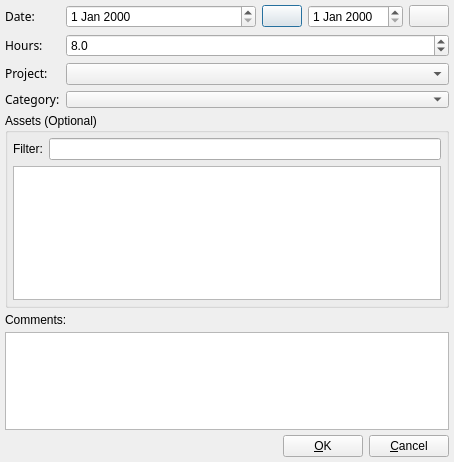
<ui version="4.0" >
 <class>TimeEntryDialogUI</class>
 <widget class="QDialog" name="TimeEntryDialogUI" >
  <property name="geometry" >
   <rect>
    <x>0</x>
    <y>0</y>
    <width>454</width>
    <height>462</height>
   </rect>
  </property>
  <property name="windowTitle" >
   <string>Record TimeSheet</string>
  </property>
  <property name="layoutDirection" >
   <enum>Qt::LeftToRight</enum>
  </property>
  <layout class="QVBoxLayout" >
   <property name="margin" >
    <number>5</number>
   </property>
   <property name="spacing" >
    <number>5</number>
   </property>
   <item>
    <layout class="QGridLayout" >
     <property name="margin" >
      <number>0</number>
     </property>
     <property name="spacing" >
      <number>6</number>
     </property>
     <item row="2" column="1" >
      <widget class="QComboBox" name="mProjectCombo" />
     </item>
     <item row="1" column="1" >
      <widget class="QDoubleSpinBox" name="mHoursSpin" >
       <property name="decimals" >
        <number>1</number>
       </property>
       <property name="maximum" >
        <double>24.000000000000000</double>
       </property>
       <property name="minimum" >
        <double>0.100000000000000</double>
       </property>
       <property name="value" >
        <double>8.000000000000000</double>
       </property>
      </widget>
     </item>
     <item row="3" column="0" >
      <widget class="QLabel" name="label_2" >
       <property name="text" >
        <string>&lt;html>&lt;head>&lt;meta name="qrichtext" content="1" />&lt;/head>&lt;body style=" white-space: pre-wrap; font-family:Sans Serif; font-weight:400; font-style:normal; text-decoration:none;">&lt;p style=" margin-top:0px; margin-bottom:0px; margin-left:0px; margin-right:0px; -qt-block-indent:0; text-indent:0px;">Category:&lt;/p>&lt;/body>&lt;/html></string>
       </property>
      </widget>
     </item>
     <item row="2" column="0" >
      <widget class="QLabel" name="label" >
       <property name="text" >
        <string>&lt;html>&lt;head>&lt;meta name="qrichtext" content="1" />&lt;/head>&lt;body style=" white-space: pre-wrap; font-family:Sans Serif; font-weight:400; font-style:normal; text-decoration:none;">&lt;p style=" margin-top:0px; margin-bottom:0px; margin-left:0px; margin-right:0px; -qt-block-indent:0; text-indent:0px;">Project:&lt;/p>&lt;/body>&lt;/html></string>
       </property>
      </widget>
     </item>
     <item row="0" column="1" >
      <layout class="QHBoxLayout" >
       <property name="margin" >
        <number>0</number>
       </property>
       <property name="spacing" >
        <number>6</number>
       </property>
       <item>
        <widget class="QDateEdit" name="mStartDateEdit" >
         <property name="sizePolicy" >
          <sizepolicy>
           <hsizetype>3</hsizetype>
           <vsizetype>0</vsizetype>
           <horstretch>0</horstretch>
           <verstretch>0</verstretch>
          </sizepolicy>
         </property>
        </widget>
       </item>
       <item>
        <widget class="QPushButton" name="mChooseStartDateButton" >
         <property name="text" >
          <string/>
         </property>
         <property name="icon" >
          <iconset resource="../resin.qrc" >:/images/date_chooser.png</iconset>
         </property>
        </widget>
       </item>
       <item>
        <widget class="QDateEdit" name="mEndDateEdit" />
       </item>
       <item>
        <widget class="QPushButton" name="mChooseEndDateButton" >
         <property name="text" >
          <string/>
         </property>
         <property name="icon" >
          <iconset resource="../resin.qrc" >:/images/date_chooser.png</iconset>
         </property>
        </widget>
       </item>
      </layout>
     </item>
     <item row="1" column="0" >
      <widget class="QLabel" name="label_5" >
       <property name="text" >
        <string>&lt;html>&lt;head>&lt;meta name="qrichtext" content="1" />&lt;/head>&lt;body style=" white-space: pre-wrap; font-family:Sans Serif; font-weight:400; font-style:normal; text-decoration:none;">&lt;p style=" margin-top:0px; margin-bottom:0px; margin-left:0px; margin-right:0px; -qt-block-indent:0; text-indent:0px;">Hours:&lt;/p>&lt;/body>&lt;/html></string>
       </property>
      </widget>
     </item>
     <item row="0" column="0" >
      <widget class="QLabel" name="label_4" >
       <property name="text" >
        <string>&lt;html>&lt;head>&lt;meta name="qrichtext" content="1" />&lt;/head>&lt;body style=" white-space: pre-wrap; font-family:Sans Serif; font-weight:400; font-style:normal; text-decoration:none;">&lt;p style=" margin-top:0px; margin-bottom:0px; margin-left:0px; margin-right:0px; -qt-block-indent:0; text-indent:0px;">Date:&lt;/p>&lt;/body>&lt;/html></string>
       </property>
      </widget>
     </item>
     <item row="3" column="1" >
      <widget class="AssetTypeCombo" name="mTypeCombo" >
       <property name="sizePolicy" >
        <sizepolicy>
         <hsizetype>13</hsizetype>
         <vsizetype>13</vsizetype>
         <horstretch>0</horstretch>
         <verstretch>0</verstretch>
        </sizepolicy>
       </property>
      </widget>
     </item>
    </layout>
   </item>
   <item>
    <widget class="QGroupBox" name="groupBox" >
     <property name="sizePolicy" >
      <sizepolicy>
       <hsizetype>5</hsizetype>
       <vsizetype>7</vsizetype>
       <horstretch>0</horstretch>
       <verstretch>2</verstretch>
      </sizepolicy>
     </property>
     <property name="title" >
      <string>Assets (Optional)</string>
     </property>
     <layout class="QVBoxLayout" >
      <property name="margin" >
       <number>5</number>
      </property>
      <property name="spacing" >
       <number>6</number>
      </property>
      <item>
       <layout class="QHBoxLayout" >
        <property name="margin" >
         <number>0</number>
        </property>
        <property name="spacing" >
         <number>6</number>
        </property>
        <item>
         <widget class="QLabel" name="label_6" >
          <property name="text" >
           <string>Filter:</string>
          </property>
         </widget>
        </item>
        <item>
         <widget class="QLineEdit" name="mAssetFilterEdit" />
        </item>
       </layout>
      </item>
      <item>
       <widget class="RecordTreeView" name="mAssetTree" />
      </item>
     </layout>
    </widget>
   </item>
   <item>
    <widget class="QLabel" name="label_3" >
     <property name="text" >
      <string>Comments:</string>
     </property>
    </widget>
   </item>
   <item>
    <widget class="QTextEdit" name="mCommentEdit" >
     <property name="sizePolicy" >
      <sizepolicy>
       <hsizetype>7</hsizetype>
       <vsizetype>7</vsizetype>
       <horstretch>0</horstretch>
       <verstretch>1</verstretch>
      </sizepolicy>
     </property>
    </widget>
   </item>
   <item>
    <layout class="QHBoxLayout" >
     <property name="margin" >
      <number>0</number>
     </property>
     <property name="spacing" >
      <number>6</number>
     </property>
     <item>
      <spacer>
       <property name="orientation" >
        <enum>Qt::Horizontal</enum>
       </property>
       <property name="sizeHint" >
        <size>
         <width>131</width>
         <height>21</height>
        </size>
       </property>
      </spacer>
     </item>
     <item>
      <widget class="QPushButton" name="mOKButton" >
       <property name="text" >
        <string>&amp;OK</string>
       </property>
      </widget>
     </item>
     <item>
      <widget class="QPushButton" name="mCancelButton" >
       <property name="text" >
        <string>&amp;Cancel</string>
       </property>
      </widget>
     </item>
    </layout>
   </item>
  </layout>
 </widget>
 <customwidgets>
  <customwidget>
   <class>AssetTypeCombo</class>
   <extends>QComboBox</extends>
   <header>assettypecombo.h</header>
  </customwidget>
  <customwidget>
   <class>RecordTreeView</class>
   <extends>QTreeView</extends>
   <header>recordtreeview.h</header>
  </customwidget>
 </customwidgets>
 <resources>
  <include location="../resin.qrc" />
 </resources>
 <connections>
  <connection>
   <sender>mOKButton</sender>
   <signal>clicked()</signal>
   <receiver>TimeEntryDialogUI</receiver>
   <slot>accept()</slot>
   <hints>
    <hint type="sourcelabel" >
     <x>181</x>
     <y>156</y>
    </hint>
    <hint type="destinationlabel" >
     <x>96</x>
     <y>180</y>
    </hint>
   </hints>
  </connection>
  <connection>
   <sender>mCancelButton</sender>
   <signal>clicked()</signal>
   <receiver>TimeEntryDialogUI</receiver>
   <slot>reject()</slot>
   <hints>
    <hint type="sourcelabel" >
     <x>272</x>
     <y>156</y>
    </hint>
    <hint type="destinationlabel" >
     <x>179</x>
     <y>180</y>
    </hint>
   </hints>
  </connection>
 </connections>
</ui>
